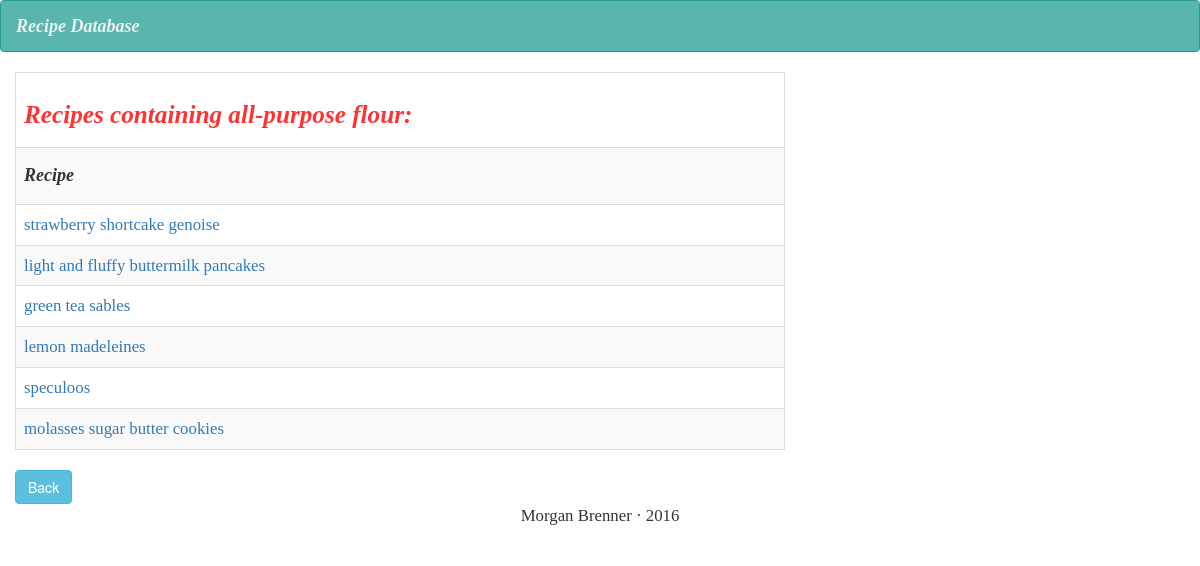
Screenshot of /site/search.php?id=4 with the database file from the repository.
### tables this page shows
CREATE TABLE `Ingredients` (
	`ingredient_id` int auto_increment primary key not null,
	`ingredient_name` varchar(255) not null
);

CREATE TABLE `Recipes` (
	`recipe_id` int auto_increment primary key not null, 
	`category` int not null, 
	`source` int,
	`recipe_name` varchar(255) not null,
	FOREIGN KEY ( category ) REFERENCES RecipeCategories( category_id )
		on delete cascade on update cascade,
	FOREIGN KEY ( source ) REFERENCES RecipeSources( source_id )
		on delete cascade on update cascade
);

### site/search.php (the view, shortened to what this page needs)
<?php
$mysqli = new mysqli($host, $username, $password, $database);
?>
<!doctype html>
<html class="no-js" lang="">
    <head>
		<link rel="stylesheet" href="https://maxcdn.bootstrapcdn.com/bootstrap/3.3.6/css/bootstrap.min.css">
        <link rel="stylesheet" href="css/normalize.css">
        <link rel="stylesheet" href="css/main.css">
    </head>
    <body>
		<nav class="navbar navbar-default">
			<div class="container-fluid">
				<div class="navbar-header">
					<a class="navbar-brand" href="index.php">Recipe Database</a>
				</div>
			</div>
		</nav>
		<div class="container-fluid">
			<div class="row">
				<div class="col-md-8" id="database">
						<table class="table table-striped table-bordered">
							<tr>
								<?php
									if(!($stmt = $mysqli->prepare("select Ingredients.ingredient_name from Ingredients where Ingredients.ingredient_id = ?"))){
										echo "Prepare failed: "  . $stmt->errno . " " . $stmt->error;
									}
									if(!($stmt->bind_param("i",$_GET['id']))){
										echo "Bind failed: "  . $stmt->errno . " " . $stmt->error;
									}
									if(!$stmt->execute()){
										echo "Execute failed: "  . $mysqli->connect_errno . " " . $mysqli->connect_error;
									}
									if(!$stmt->bind_result($ing)){
										echo "Bind failed: "  . $mysqli->connect_errno . " " . $mysqli->connect_error;
									}
									$stmt->fetch();
									echo "<tr>\n<th colspan='5'><h3>Recipes containing " . $ing . ":</h3></th>\n</tr>\n";
								?>
							</tr>
							<tr>
								<td>
									<h4>Recipe</h4>
								</td>
							</tr>
						<?php
							if(!($stmt = $mysqli->prepare("select Recipes.recipe_id, Recipes.recipe_name from Recipes inner join RecipeIngredients on Recipes.recipe_id = RecipeIngredients.recipe
inner join Ingredients on Ingredients.ingredient_id = RecipeIngredients.ingredient where Ingredients.ingredient_id = ?"))){
								echo "Prepare failed: "  . $stmt->errno . " " . $stmt->error;
							}
							if(!($stmt->bind_param("i",$_GET['id']))){
								echo "Bind failed: "  . $stmt->errno . " " . $stmt->error;
							}
							if(!$stmt->execute()){
								echo "Execute failed: "  . $mysqli->connect_errno . " " . $mysqli->connect_error;
							}
							if(!$stmt->bind_result($id, $name)){
								echo "Bind failed: "  . $mysqli->connect_errno . " " . $mysqli->connect_error;
							}
							while($stmt->fetch()){
								echo "<tr>\n<td>\n<a href='recipe.php?id=$id'>" . $name . "</a>\n</td>\n</tr>";
							}
						?>
						</table>
						<a href="index.php"><button type="button" class="btn btn-info">Back</button></a>
				</div>
			</div>
		</div>
		<div class="container">
			<div class="row">
				<div class="text-center col-md-6 col-md-offset-3">
					<p>Morgan Brenner &middot 2016</p>
				</div>
			</div>
		</div>
    </body>
</html>

### site/css/main.css (style rules this page uses)
h1, h3 { font-family: "utopia-std-display"; font-weight: 700; font-style: italic; color: #ff3333; font-size: 1.8em; }
.navbar-brand, label, h4 { font-family: "utopia-std-display"; font-weight: 700; font-style: italic; }
p, td, li, form { font-family: "freight-sans-pro"; font-size: 1.2em; }
.navbar-default { background-color: #59b6ae; border-color: #2a9a90; }
.navbar-default .navbar-brand { color: #ecf0f1; }
html { color: #222; font-size: 1em; line-height: 1.4; }

### rows the page displays
ingredients: ingredient_name "all-purpose flour"
recipes: recipe_name "strawberry shortcake genoise"
recipes: recipe_name "light and fluffy buttermilk pancakes"
recipes: recipe_name "green tea sables"
recipes: recipe_name "lemon madeleines"
recipes: recipe_name "speculoos"
recipes: recipe_name "molasses sugar butter cookies"
